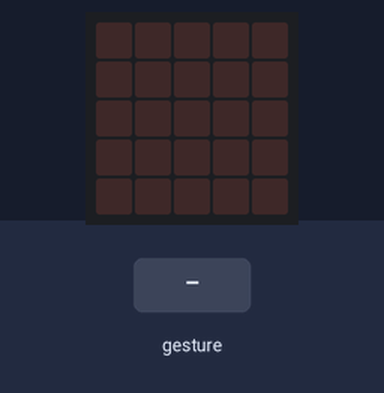
A program run on a simulated BBC micro:bit (MakeCode). Shown: the board's 5×5 LED display. The inputs (shaded band) are chosen by the test bench. A tilt is held for 1.5 s and a shake lasts 1 s, then the board lies face up again.

Above: at 1.2 s.
1.3 s: gesture 'logo down'
At 1.7 s:
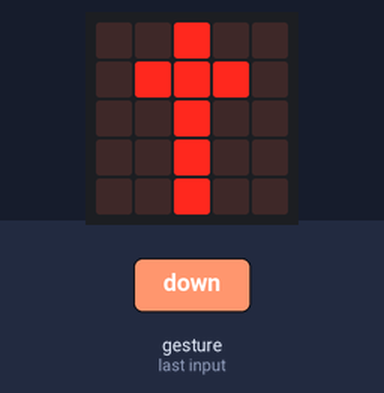
2.9 s: gesture 'tilt right'
At 4.1 s:
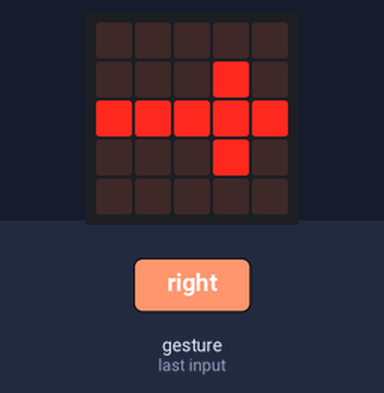
4.4 s: gesture 'logo up'
At 5.3 s:
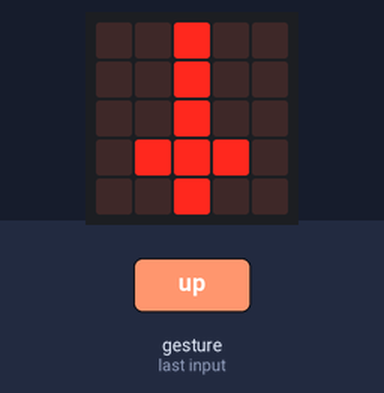
6.0 s: gesture 'tilt left'
At 6.4 s:
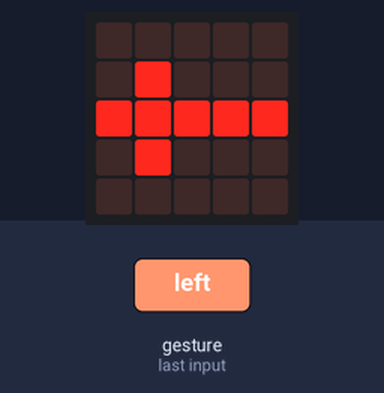
Timing chart, 0 to 8.5 s (numbered marks = the images above; inputs shaded):
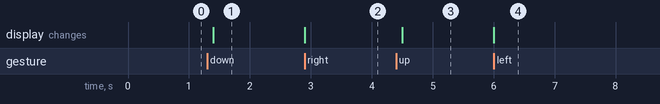

Measured:
- after the input at 1.3 s, the display: changes after 0.10 s (image 1)
- after the input at 2.9 s, the display: changes at once (image 2)
- after the input at 4.4 s, the display: changes after 0.10 s (image 3)
- after the input at 6.0 s, the display: changes at once (image 4)

The program:

main.ts
```typescript
input.onGesture(Gesture.LogoDown, function () {
    basic.showLeds(`
        . . # . .
        . # # # .
        . . # . .
        . . # . .
        . . # . .
        `)
})
input.onGesture(Gesture.TiltRight, function () {
    basic.showLeds(`
        . . . . .
        . . . # .
        # # # # #
        . . . # .
        . . . . .
        `)
})
input.onGesture(Gesture.LogoUp, function () {
    basic.showIcon(IconNames.Sword)
})
input.onGesture(Gesture.TiltLeft, function () {
    basic.showLeds(`
        . . . . .
        . # . . .
        # # # # #
        . # . . .
        . . . . .
        `)
})
```

test.ts
```typescript
// tests gaan hier; deze zal niet worden gecompileerd wanneer dit pakket wordt gebruikt als extensie.
```
